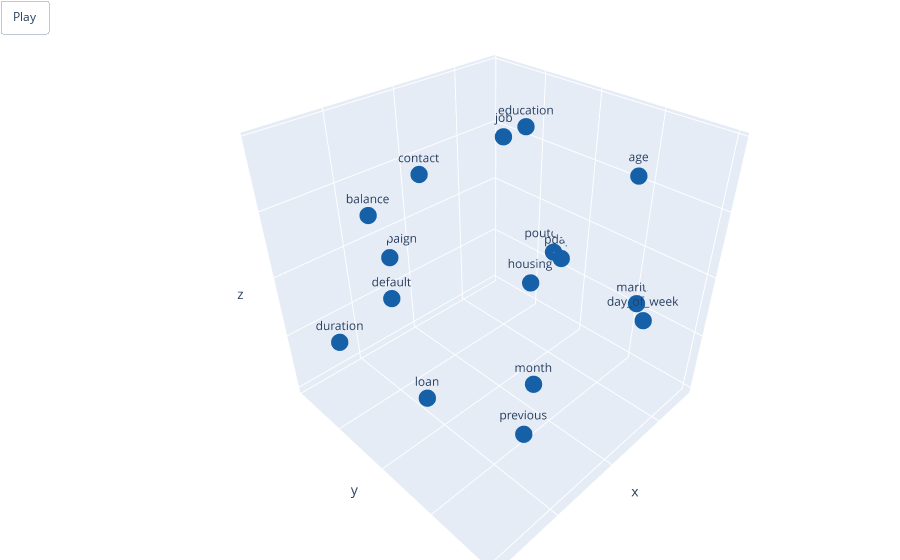

Notebook source saved alongside this figure:
### Code cell
graph_selector.plot_graph()

### Figure 1 — Plotly figure (JSON) as saved in the notebook; plotly's stock layout.template omitted (floating-point values rounded to 4 significant figures)
{"data": [{"mode": "lines", "type": "scatter3d", "x": [-0.7994, -0.8094, null], "y": [-0.1925, -0.2843, null], "z": [-0.3945, -0.3804, null]}, {"marker": {"color": "rgb(22, 96, 167)", "size": 6}, "mode": "markers+text", "text": ["age", "job", "marital", "education", "default", "balance", "housing", "loan", "contact", "day_of_week", "month", "duration", "campaign", "pdays", "previous", "poutcome"], "textposition": "top center", "type": "scatter3d", "x": [-0.5747, -0.6261, -0.7806, -0.206, 0.9459, 0.6605, 0.4677, 0.5313, -0.04165, -0.189, -0.1336, 0.8521, 0.1963, -0.7994, 0.5066, -0.8094], "y": [0.569, -0.6588, 0.5537, -0.01276, 0.2396, -0.3775, 0.731, -0.1348, -0.8648, 1, 0.2104, -0.5841, -0.9535, -0.1925, 0.7594, -0.2843], "z": [0.6877, 0.5558, -0.434, 0.9598, 0.4623, 0.5812, 0.5423, -0.8567, 0.4042, 0.03091, -0.9915, -0.3965, -0.2246, -0.3945, -0.5462, -0.3804]}], "layout": {"margin": {"b": 0, "l": 0, "r": 0, "t": 0}, "scene": {"aspectmode": "cube", "xaxis": {"showticklabels": false}, "yaxis": {"showticklabels": false}, "zaxis": {"showticklabels": false}}, "showlegend": false, "updatemenus": [{"buttons": [{"args": [null, {"frame": {"duration": 500, "redraw": true}, "fromcurrent": true, "transition": {"duration": 0}}], "label": "Play", "method": "animate"}], "showactive": false, "type": "buttons"}]}}
